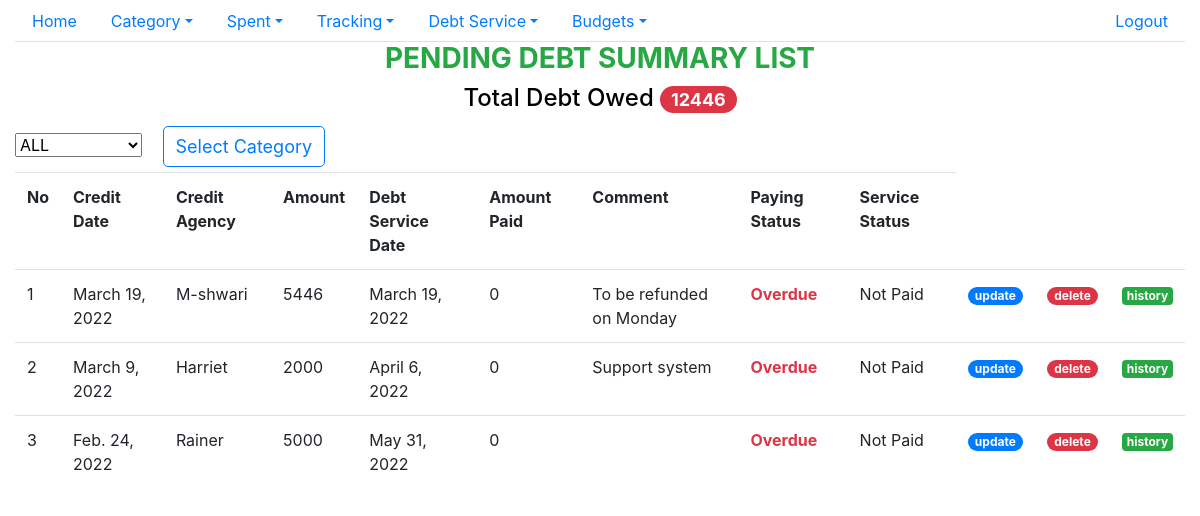
Page /credits/debtlist/ (signed in) on the committed database.
### credits/models.py (models this page shows, shortened)
class Credit(models.Model):
    credit_date = models.DateField()
    credit_agency= models.CharField(max_length=128)
    amount = models.IntegerField()
    credit_service_date= models.DateField()
    comment = models.TextField(null=True,blank=True)
    paid = models.BooleanField(default=False)
    voided = models.IntegerField(default=0)
    user_id = models.ForeignKey(settings.AUTH_USER_MODEL, on_delete=models.CASCADE)
    date_created= models.DateTimeField(auto_now_add=True)
    date_updated = models.DateTimeField(auto_now=True)

### credits/views.py (the view, shortened to what this page needs)
# urls.py: path('debtlist/',views.DebtSummaryView.as_view(),name='debt_list'),
class DebtSummaryView(LoginRequiredMixin,View):
    login = settings.LOGIN_URL
    def get(self,request,*args,**kwargs):
        user = User.objects.get(username=self.request.user)
        user_id = user.id
        with connection.cursor() as cursor:
            cursor.execute(f"""
            select final.*
            from(
            SELECT distinct
            c.id,
            c.credit_date,
            c.credit_agency,
            c.amount,
            c.credit_service_date,
            c.comment,
            c.paid,
            case when (c.paid == 0) and date(c.credit_service_date) < CURRENT_DATE
            then "Overdue"
            when (c.paid == 0) and (date(c.credit_service_date) >= CURRENT_DATE) then "In Progress"
            when c.paid=1 then "Debt Paid"
            else "" end as paying_status,
			date('now') as n,

            case when service.amount_paid == c.amount then "Fully Paid"
            when service.amount_paid is not null then "Partially Paid"
            else "Not Paid" end as service_status,
            case when service.amount_paid is NULL then 0
             else service.amount_paid end as amount_paid,
			 case when service.amount_paid is NULL then c.amount
			 else c.amount - service.amount_paid end as amount_remaining
             FROM credits_credit c
             left outer join (
             SELECT
             cs.debt_id_id,
             sum(cs.amount) as amount_paid
             FROM credits_creditservice cs
             where cs.voided=0
             group by cs.debt_id_id
             )service on c.id = service.debt_id_id
            where c.voided=0  and c.user_id_id={user_id}
            order by c.credit_date desc) final
            where final.amount_remaining > 0
            """)
            columns = [col[0] for col in cursor.description]
            data = [dict(zip(columns,row)) for row in cursor.fetchall()]
            with connection.cursor() as cursor:
                cursor.execute(f"""
                    SELECT sum(c.amount) as total_debt
                     FROM credits_credit c
                     where c.voided=0 and c.paid=0 and c.user_id_id={user_id}
                """)
                columns = [col[0] for col in cursor.description]
                debt_owed = [dict(zip(columns,row)) for row in cursor.fetchall()]
            with connection.cursor() as cursor:
                cursor.execute(f"""
                    SELECT sum(s.amount) debt_paid
                     FROM credits_credit c
                     inner join (
                     SELECT
                    cs.amount,
                    cs.debt_id_id
                     FROM credits_creditservice cs
                     where cs.voided=0
                     )s on c.id = s.debt_id_id
                     where c.voided=0 and c.paid=0 and c.user_id_id={user_id}
                """)
                columns = [col[0] for col in cursor.description]
                debt_paid = [dict(zip(columns,row)) for row in cursor.fetchall()]
            if len(debt_owed)>0:
                debt_owed= debt_owed[0]['total_debt']
            else:
                debt_owed = 0
            if len(debt_paid)>0:
                debt_paid= debt_paid[0]['debt_paid']
            else:
                debt_paid = 0
            if(debt_paid is None):
                debt_paid = 0
            if(debt_owed is None):
                debt_owed =0
            context ={
                'data':data,
                'debt': (debt_owed-debt_paid),
                'help_text':"PENDING"
                }
            return render(request,"credits/debt_summary_list.html",context)

### credits/templates/credits/debt_summary_list.html (shortened to what this page needs)
{% extends "base.html" %}
{% block content %}
<h3 class="text-center text-success font-weight-bold">{{help_text}} DEBT SUMMARY LIST</h3>
<h4 class="text-center">Total Debt Owed <span class="badge badge-pill badge-danger">{{debt}}</span></h4>
	<div>
	<form action="" method="post">
		<select name="select" >
			<option value="">ALL </option>
		</select>
		<button type="submit" class="btn btn-outline-primary mx-3">Select Category</button>
	</form>
	</div>
<table class="table table-responsive">
<tr class="table-head">
	<th>No</th>
	<th>Credit Date</th>
	<th>Credit Agency</th>
	<th>Amount</th>
	<th>Debt Service Date</th>
	<th>Amount Paid</th>
	<th>Comment</th>
	<th>Paying Status</th>
	<th>Service Status</th>
</tr>
{% for dat in data %}
<tr>
<td>{{forloop.counter}}</td>
<td>{{dat.credit_date}}</td>
<td>{{dat.credit_agency}}</td>
<td>{{dat.amount}}</td>
<td>{{dat.credit_service_date}}</td>
<td>{{dat.amount_paid}}</td>
<td>{{dat.comment}}</td>
<td {% if dat.paying_status == 'Overdue'%} class="font-weight-bold text-danger" {%endif%}>{{dat.paying_status}}</td>
<td {% if dat.service_status == 'Fully Paid'%} class="font-weight-bold text-success" {%endif%} >{{dat.service_status}}</td>
<td><a href="{% url 'update_debt_registration' dat.id %}" class="badge badge-pill badge-primary">update</a></td>
<td><a href="{%url 'delete_debt_registration' dat.id %}" class="badge badge-pill badge-danger">delete</a></td>
<td><a href="{% url 'debt_history' dat.id %}"  class="badge badge-success">history</a></td>
</tr>
{% endfor %}
</table>
{% endblock content %}

### static/spent/main.css (style rules this page uses)
body { color: #000; overflow-x: hidden; height: 100%; background-repeat: no-repeat; background-size: 100% 100% }
input, textarea, button { padding: 8px 15px; border-radius: 5px !important; margin: 5px 0px; box-sizing: border-box; border: 1px solid #ccc; font-size: 18px !important; font-weight: 300 }

### rows in the picture
Credit: credit_date "March 19, 2022", credit_agency "M-shwari", amount "5446", credit_service_date "March 19, 2022", amount_paid "0", comment "To be refunded on Monday", paying_status "Overdue", service_status "Not Paid"
Credit: credit_date "March 9, 2022", credit_agency "Harriet", amount "2000", credit_service_date "April 6, 2022", amount_paid "0", comment "Support system", paying_status "Overdue", service_status "Not Paid"
Credit: credit_date "Feb. 24, 2022", credit_agency "Rainer", amount "5000", credit_service_date "May 31, 2022", amount_paid "0", paying_status "Overdue", service_status "Not Paid"

### other values in the picture
{{ help_text }} "PENDING"
{{ debt }} "12446"
